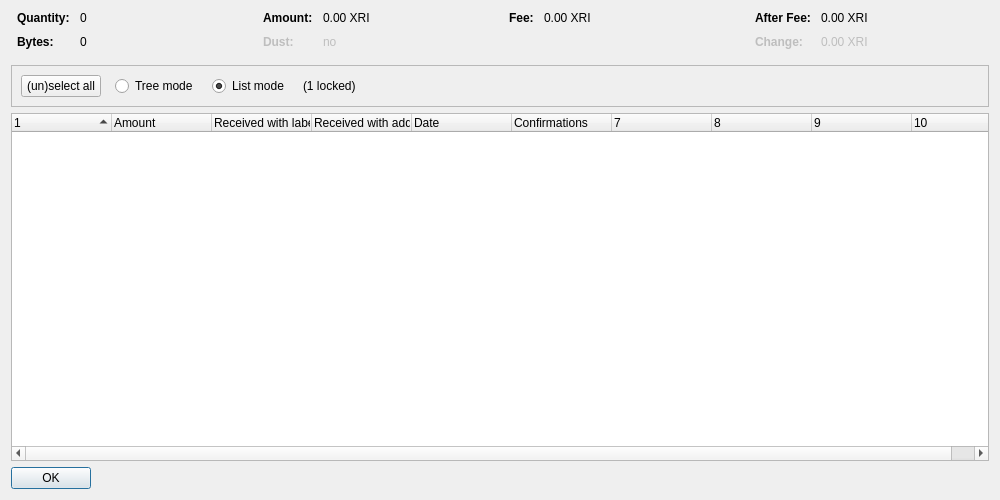
<?xml version="1.0" encoding="UTF-8"?>
<ui version="4.0">
 <class>CoinControlDialog</class>
 <widget class="QDialog" name="CoinControlDialog">
  <property name="geometry">
   <rect>
    <x>0</x>
    <y>0</y>
    <width>1000</width>
    <height>500</height>
   </rect>
  </property>
  <property name="windowTitle">
   <string>Coin Selection</string>
  </property>
  <layout class="QVBoxLayout" name="verticalLayout">
   <item>
    <layout class="QHBoxLayout" name="horizontalLayoutTop" stretch="0,0,0,0">
     <property name="topMargin">
      <number>0</number>
     </property>
     <property name="bottomMargin">
      <number>10</number>
     </property>
     <item>
      <layout class="QFormLayout" name="formLayoutCoinControl1">
       <property name="horizontalSpacing">
        <number>10</number>
       </property>
       <property name="verticalSpacing">
        <number>10</number>
       </property>
       <property name="leftMargin">
        <number>6</number>
       </property>
       <property name="rightMargin">
        <number>6</number>
       </property>
       <item row="0" column="0">
        <widget class="QLabel" name="labelCoinControlQuantityText">
         <property name="font">
          <font>
           <weight>75</weight>
           <bold>true</bold>
          </font>
         </property>
         <property name="text">
          <string>Quantity:</string>
         </property>
        </widget>
       </item>
       <item row="0" column="1">
        <widget class="QLabel" name="labelCoinControlQuantity">
         <property name="cursor">
          <cursorShape>IBeamCursor</cursorShape>
         </property>
         <property name="contextMenuPolicy">
          <enum>Qt::ActionsContextMenu</enum>
         </property>
         <property name="text">
          <string notr="true">0</string>
         </property>
         <property name="textInteractionFlags">
          <set>Qt::LinksAccessibleByMouse|Qt::TextSelectableByKeyboard|Qt::TextSelectableByMouse</set>
         </property>
        </widget>
       </item>
       <item row="1" column="0">
        <widget class="QLabel" name="labelCoinControlBytesText">
         <property name="font">
          <font>
           <weight>75</weight>
           <bold>true</bold>
          </font>
         </property>
         <property name="text">
          <string>Bytes:</string>
         </property>
        </widget>
       </item>
       <item row="1" column="1">
        <widget class="QLabel" name="labelCoinControlBytes">
         <property name="cursor">
          <cursorShape>IBeamCursor</cursorShape>
         </property>
         <property name="contextMenuPolicy">
          <enum>Qt::ActionsContextMenu</enum>
         </property>
         <property name="text">
          <string notr="true">0</string>
         </property>
         <property name="textInteractionFlags">
          <set>Qt::LinksAccessibleByMouse|Qt::TextSelectableByKeyboard|Qt::TextSelectableByMouse</set>
         </property>
        </widget>
       </item>
      </layout>
     </item>
     <item>
      <layout class="QFormLayout" name="formLayoutCoinControl2">
       <property name="horizontalSpacing">
        <number>10</number>
       </property>
       <property name="verticalSpacing">
        <number>10</number>
       </property>
       <property name="leftMargin">
        <number>6</number>
       </property>
       <property name="rightMargin">
        <number>6</number>
       </property>
       <item row="0" column="0">
        <widget class="QLabel" name="labelCoinControlAmountText">
         <property name="font">
          <font>
           <weight>75</weight>
           <bold>true</bold>
          </font>
         </property>
         <property name="text">
          <string>Amount:</string>
         </property>
        </widget>
       </item>
       <item row="0" column="1">
        <widget class="QLabel" name="labelCoinControlAmount">
         <property name="cursor">
          <cursorShape>IBeamCursor</cursorShape>
         </property>
         <property name="contextMenuPolicy">
          <enum>Qt::ActionsContextMenu</enum>
         </property>
         <property name="text">
          <string notr="true">0.00 XRI</string>
         </property>
         <property name="textInteractionFlags">
          <set>Qt::LinksAccessibleByMouse|Qt::TextSelectableByKeyboard|Qt::TextSelectableByMouse</set>
         </property>
        </widget>
       </item>
       <item row="1" column="0">
        <widget class="QLabel" name="labelCoinControlLowOutputText">
         <property name="enabled">
          <bool>false</bool>
         </property>
         <property name="font">
          <font>
           <weight>75</weight>
           <bold>true</bold>
          </font>
         </property>
         <property name="text">
          <string>Dust:</string>
         </property>
        </widget>
       </item>
       <item row="1" column="1">
        <widget class="QLabel" name="labelCoinControlLowOutput">
         <property name="enabled">
          <bool>false</bool>
         </property>
         <property name="cursor">
          <cursorShape>IBeamCursor</cursorShape>
         </property>
         <property name="contextMenuPolicy">
          <enum>Qt::ActionsContextMenu</enum>
         </property>
         <property name="text">
          <string notr="true">no</string>
         </property>
         <property name="textInteractionFlags">
          <set>Qt::LinksAccessibleByMouse|Qt::TextSelectableByKeyboard|Qt::TextSelectableByMouse</set>
         </property>
        </widget>
       </item>
      </layout>
     </item>
     <item>
      <layout class="QFormLayout" name="formLayoutCoinControl3">
       <property name="horizontalSpacing">
        <number>10</number>
       </property>
       <property name="verticalSpacing">
        <number>10</number>
       </property>
       <property name="leftMargin">
        <number>6</number>
       </property>
       <property name="rightMargin">
        <number>6</number>
       </property>
       <item row="0" column="0">
        <widget class="QLabel" name="labelCoinControlFeeText">
         <property name="font">
          <font>
           <weight>75</weight>
           <bold>true</bold>
          </font>
         </property>
         <property name="text">
          <string>Fee:</string>
         </property>
        </widget>
       </item>
       <item row="0" column="1">
        <widget class="QLabel" name="labelCoinControlFee">
         <property name="cursor">
          <cursorShape>IBeamCursor</cursorShape>
         </property>
         <property name="contextMenuPolicy">
          <enum>Qt::ActionsContextMenu</enum>
         </property>
         <property name="text">
          <string notr="true">0.00 XRI</string>
         </property>
         <property name="textInteractionFlags">
          <set>Qt::LinksAccessibleByMouse|Qt::TextSelectableByKeyboard|Qt::TextSelectableByMouse</set>
         </property>
        </widget>
       </item>
      </layout>
     </item>
     <item>
      <layout class="QFormLayout" name="formLayoutCoinControl4">
       <property name="horizontalSpacing">
        <number>10</number>
       </property>
       <property name="verticalSpacing">
        <number>10</number>
       </property>
       <property name="leftMargin">
        <number>6</number>
       </property>
       <property name="rightMargin">
        <number>6</number>
       </property>
       <item row="0" column="0">
        <widget class="QLabel" name="labelCoinControlAfterFeeText">
         <property name="font">
          <font>
           <weight>75</weight>
           <bold>true</bold>
          </font>
         </property>
         <property name="text">
          <string>After Fee:</string>
         </property>
        </widget>
       </item>
       <item row="0" column="1">
        <widget class="QLabel" name="labelCoinControlAfterFee">
         <property name="cursor">
          <cursorShape>IBeamCursor</cursorShape>
         </property>
         <property name="contextMenuPolicy">
          <enum>Qt::ActionsContextMenu</enum>
         </property>
         <property name="text">
          <string notr="true">0.00 XRI</string>
         </property>
         <property name="textInteractionFlags">
          <set>Qt::LinksAccessibleByMouse|Qt::TextSelectableByKeyboard|Qt::TextSelectableByMouse</set>
         </property>
        </widget>
       </item>
       <item row="1" column="0">
        <widget class="QLabel" name="labelCoinControlChangeText">
         <property name="enabled">
          <bool>false</bool>
         </property>
         <property name="font">
          <font>
           <weight>75</weight>
           <bold>true</bold>
          </font>
         </property>
         <property name="text">
          <string>Change:</string>
         </property>
        </widget>
       </item>
       <item row="1" column="1">
        <widget class="QLabel" name="labelCoinControlChange">
         <property name="enabled">
          <bool>false</bool>
         </property>
         <property name="cursor">
          <cursorShape>IBeamCursor</cursorShape>
         </property>
         <property name="contextMenuPolicy">
          <enum>Qt::ActionsContextMenu</enum>
         </property>
         <property name="text">
          <string notr="true">0.00 XRI</string>
         </property>
         <property name="textInteractionFlags">
          <set>Qt::LinksAccessibleByMouse|Qt::TextSelectableByKeyboard|Qt::TextSelectableByMouse</set>
         </property>
        </widget>
       </item>
      </layout>
     </item>
    </layout>
   </item>
   <item>
    <widget class="QFrame" name="frame">
     <property name="minimumSize">
      <size>
       <width>0</width>
       <height>40</height>
      </size>
     </property>
     <property name="frameShape">
      <enum>QFrame::StyledPanel</enum>
     </property>
     <property name="frameShadow">
      <enum>QFrame::Sunken</enum>
     </property>
     <layout class="QHBoxLayout" name="horizontalLayout">
      <item>
       <layout class="QHBoxLayout" name="horizontalLayoutPanel" stretch="0,0,0,0,0">
        <property name="spacing">
         <number>14</number>
        </property>
        <item>
         <widget class="QPushButton" name="pushButtonSelectAll">
          <property name="sizePolicy">
           <sizepolicy hsizetype="Maximum" vsizetype="Fixed">
            <horstretch>0</horstretch>
            <verstretch>0</verstretch>
           </sizepolicy>
          </property>
          <property name="text">
           <string>(un)select all</string>
          </property>
          <property name="autoDefault">
           <bool>false</bool>
          </property>
         </widget>
        </item>
        <item>
         <widget class="QRadioButton" name="radioTreeMode">
          <property name="sizePolicy">
           <sizepolicy hsizetype="Maximum" vsizetype="Fixed">
            <horstretch>0</horstretch>
            <verstretch>0</verstretch>
           </sizepolicy>
          </property>
          <property name="text">
           <string>Tree mode</string>
          </property>
         </widget>
        </item>
        <item>
         <widget class="QRadioButton" name="radioListMode">
          <property name="sizePolicy">
           <sizepolicy hsizetype="Maximum" vsizetype="Fixed">
            <horstretch>0</horstretch>
            <verstretch>0</verstretch>
           </sizepolicy>
          </property>
          <property name="text">
           <string>List mode</string>
          </property>
          <property name="checked">
           <bool>true</bool>
          </property>
         </widget>
        </item>
        <item>
         <widget class="QLabel" name="labelLocked">
          <property name="text">
           <string notr="true">(1 locked)</string>
          </property>
         </widget>
        </item>
        <item>
         <spacer name="horizontalSpacer">
          <property name="orientation">
           <enum>Qt::Horizontal</enum>
          </property>
          <property name="sizeHint" stdset="0">
           <size>
            <width>40</width>
            <height>20</height>
           </size>
          </property>
         </spacer>
        </item>
       </layout>
      </item>
     </layout>
    </widget>
   </item>
   <item>
    <widget class="CoinControlTreeWidget" name="treeWidget">
     <property name="contextMenuPolicy">
      <enum>Qt::CustomContextMenu</enum>
     </property>
     <property name="sortingEnabled">
      <bool>false</bool>
     </property>
     <property name="columnCount">
      <number>10</number>
     </property>
     <attribute name="headerShowSortIndicator" stdset="0">
      <bool>true</bool>
     </attribute>
     <attribute name="headerStretchLastSection">
      <bool>false</bool>
     </attribute>
     <column>
      <property name="text">
       <string/>
      </property>
     </column>
     <column>
      <property name="text">
       <string>Amount</string>
      </property>
     </column>
     <column>
      <property name="text">
       <string>Received with label</string>
      </property>
     </column>
     <column>
      <property name="text">
       <string>Received with address</string>
      </property>
     </column>
     <column>
      <property name="text">
       <string>Date</string>
      </property>
     </column>
     <column>
      <property name="text">
       <string>Confirmations</string>
      </property>
      <property name="toolTip">
       <string>Confirmed</string>
      </property>
     </column>
     <column>
      <property name="text">
       <string/>
      </property>
     </column>
     <column>
      <property name="text">
       <string/>
      </property>
     </column>
     <column>
      <property name="text">
       <string/>
      </property>
     </column>
     <column>
      <property name="text">
       <string/>
      </property>
     </column>
    </widget>
   </item>
   <item>
    <widget class="QDialogButtonBox" name="buttonBox">
     <property name="sizePolicy">
      <sizepolicy hsizetype="Maximum" vsizetype="Fixed">
       <horstretch>0</horstretch>
       <verstretch>0</verstretch>
      </sizepolicy>
     </property>
     <property name="orientation">
      <enum>Qt::Horizontal</enum>
     </property>
     <property name="standardButtons">
      <set>QDialogButtonBox::Ok</set>
     </property>
    </widget>
   </item>
  </layout>
 </widget>
 <customwidgets>
  <customwidget>
   <class>CoinControlTreeWidget</class>
   <extends>QTreeWidget</extends>
   <header>qt/coincontroltreewidget.h</header>
  </customwidget>
 </customwidgets>
 <resources/>
 <connections/>
</ui>
